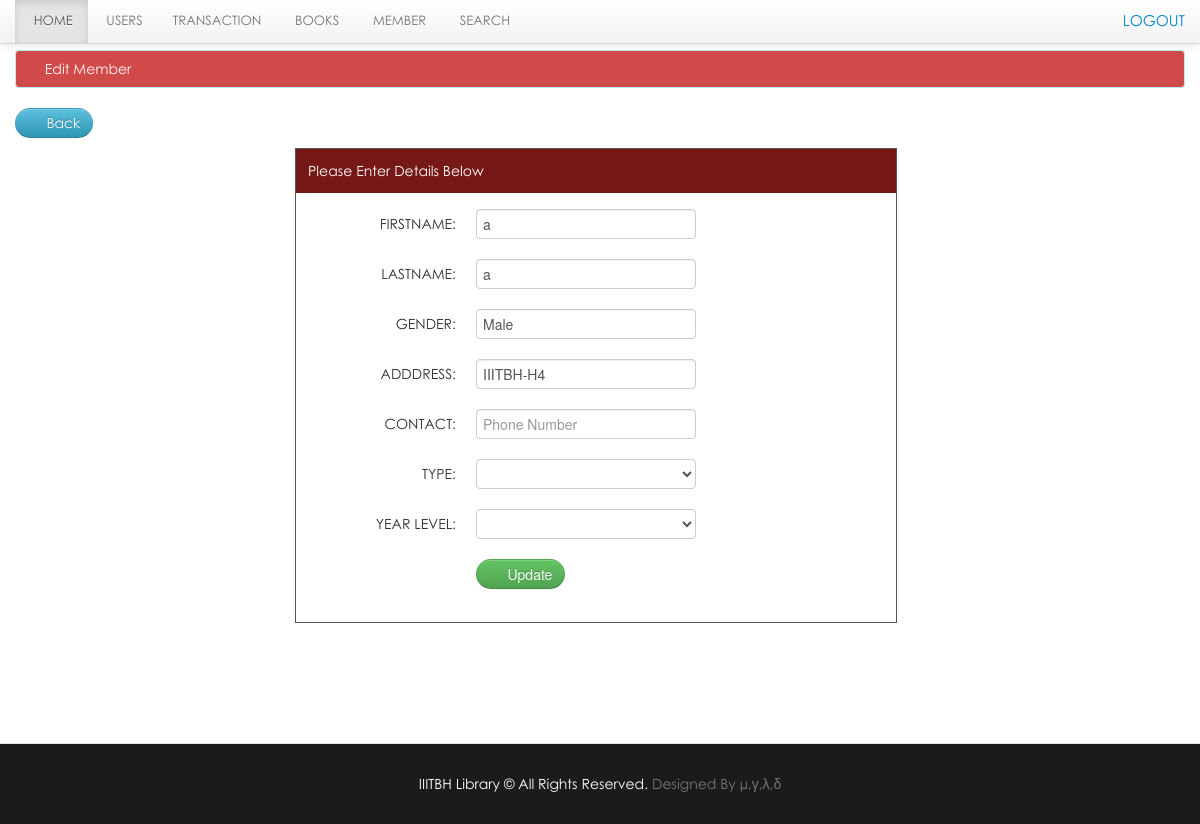
The page /lms/librarian/edit_student.php?id=14561456 (signed in) on the database its author committed.
### tables this page shows
CREATE TABLE `member` (
  `member_id` int(11) NOT NULL,
  `password` varchar(50) NOT NULL,
  `firstname` varchar(100) NOT NULL,
  `lastname` varchar(100) NOT NULL,
  `gender` varchar(10) NOT NULL,
  `address` varchar(100) NOT NULL,
  `contact` varchar(100) NOT NULL,
  `type` varchar(100) NOT NULL,
  `year_level` varchar(100) NOT NULL,
  `email_id` varchar(100) NOT NULL,
  `verified` int(1) NOT NULL DEFAULT 0,
  `vkey` varchar(99) NOT NULL,
  `status` varchar(100) NOT NULL
);

### lms/librarian/edit_student.php (the view, shortened to what this page needs)
<?php include('header.php'); ?>
<?php include('navbar_dashboard.php'); ?>
<?php $get_id = $_GET['id']; ?>
    <div class="container">
		<div class="margin-top">
			<div class="row">
			<div class="span12">
		<?php
		$query=mysqli_query($con,"select * from member where member_id='$get_id'")or die(mysql_error());
		$row=mysqli_fetch_array($query);
		?>
             <div class="alert alert-info"><i class="icon-pencil"></i>&nbsp;Edit Member</div>
			<p><a class="btn btn-info" href="member.php"><i class="icon-arrow-left icon-large"></i>&nbsp;Back</a></p>
	<div class="addstudent">
	<div class="details">Please Enter Details Below</div>
	<form class="form-horizontal" method="POST" action="update_students.php" enctype="multipart/form-data">
		<div class="control-group">
			<label class="control-label" for="inputEmail">Firstname:</label>
			<div class="controls">
			<input type="text" id="inputEmail" name="firstname" value="<?php echo $row['firstname']; ?>" placeholder="Firstname" required>
			</div>
		</div>
		<div class="control-group">
			<label class="control-label" for="inputPassword">Lastname:</label>
			<div class="controls">
			<input type="text" id="inputPassword" name="lastname" value="<?php echo $row['lastname']; ?>" placeholder="Lastname" required>
			</div>
		</div>
		<div class="control-group">
			<label class="control-label" for="inputPassword">Gender:</label>
			<div class="controls">
			<input type="text" id="inputPassword" name="gender" value="<?php echo $row['gender']; ?>" placeholder="Gender" required>
			</div>
		</div>
		<div class="control-group">
			<label class="control-label" for="inputPassword">Adddress:</label>
			<div class="controls">
			<input type="text" id="inputPassword" name="address" value="<?php echo $row['address']; ?>" placeholder="Address" required>
			</div>
		</div>
		<div class="control-group">
			<label class="control-label" for="inputPassword">Contact:</label>
			<div class="controls">
			<input type='tel' pattern="[0-9]{11,11}" class="search" name="contact"  placeholder="Phone Number"  autocomplete="off"  maxlength="11" >
			</div>
		</div>
		<div class="control-group">
			<label class="control-label" for="inputPassword">Type:</label>
			<div class="controls">
			<select name="type" required>
									<option> </option>
									<option>Student</option>
				</select>
			</div>
		</div>
		<div class="control-group">
			<label class="control-label" for="inputPassword">Year Level:</label>
			<div class="controls">
				<select name="year_level" required>
									<option> </option>
									<option>First Year</option>
				</select>
			</div>
		</div>
		<div class="control-group">
			<div class="controls">
			<button name="submit" type="submit" class="btn btn-success"><i class="icon-save icon-large"></i>&nbsp;Update</button>
			</div>
		</div>
    </form>
			</div>
			</div>
			</div>
		</div>
    </div>
<?php include('footer.php') ?>

### lms/css/docs.css (style rules this page uses)
body { font-family:'TR Century Gothic',Helvetica,Arial,sans-serif !important; }
.btn { border-radius: 25px !important; }
.alert { text-shadow: none; }
.addstudent { border: 1px solid #555555; margin-bottom: 50px; margin-left: 280px; padding-bottom: 13px; width: 600px; }
.details { background: none repeat scroll 0 0 #751816; color: #FFFFFF; margin-bottom: 16px; padding: 12px; }
.form-horizontal .control-label { float: left; padding-top: 5px; text-align: right; width: 160px; text-transform:uppercase; }
.margin-top { margin-top:50px; }
body { background: url(../img/grid_noise.png); position: relative; }

### lms/css/print.css (style rules this page uses)
.btn { display:none; }
.alert { display:none; }
body { font-family:arial; font-size:13px; }

### rows shown on the page
member: firstname "a", lastname "a", gender "Male", address "IIITBH-H4"
